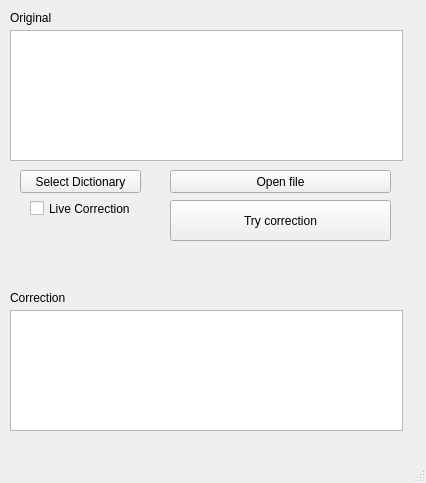
<?xml version="1.0" encoding="UTF-8"?>
<ui version="4.0">
 <class>MainWindow</class>
 <widget class="QMainWindow" name="MainWindow">
  <property name="geometry">
   <rect>
    <x>0</x>
    <y>0</y>
    <width>426</width>
    <height>483</height>
   </rect>
  </property>
  <property name="windowTitle">
   <string>HMM Mispelling</string>
  </property>
  <widget class="QWidget" name="centralwidget">
   <widget class="QTextEdit" name="input">
    <property name="geometry">
     <rect>
      <x>10</x>
      <y>30</y>
      <width>393</width>
      <height>131</height>
     </rect>
    </property>
   </widget>
   <widget class="QPushButton" name="push">
    <property name="geometry">
     <rect>
      <x>170</x>
      <y>200</y>
      <width>221</width>
      <height>41</height>
     </rect>
    </property>
    <property name="text">
     <string>Try correction</string>
    </property>
   </widget>
   <widget class="QTextEdit" name="output">
    <property name="geometry">
     <rect>
      <x>10</x>
      <y>310</y>
      <width>393</width>
      <height>121</height>
     </rect>
    </property>
    <property name="autoFillBackground">
     <bool>false</bool>
    </property>
    <property name="readOnly">
     <bool>true</bool>
    </property>
   </widget>
   <widget class="QCheckBox" name="checkBoxLiveCorrection">
    <property name="geometry">
     <rect>
      <x>30</x>
      <y>200</y>
      <width>101</width>
      <height>17</height>
     </rect>
    </property>
    <property name="text">
     <string>Live Correction</string>
    </property>
   </widget>
   <widget class="QPushButton" name="buttonOpenFile">
    <property name="geometry">
     <rect>
      <x>170</x>
      <y>170</y>
      <width>221</width>
      <height>23</height>
     </rect>
    </property>
    <property name="text">
     <string>Open file</string>
    </property>
   </widget>
   <widget class="QLabel" name="label">
    <property name="geometry">
     <rect>
      <x>10</x>
      <y>290</y>
      <width>61</width>
      <height>16</height>
     </rect>
    </property>
    <property name="text">
     <string>Correction</string>
    </property>
   </widget>
   <widget class="QLabel" name="label_2">
    <property name="geometry">
     <rect>
      <x>10</x>
      <y>10</y>
      <width>61</width>
      <height>16</height>
     </rect>
    </property>
    <property name="text">
     <string>Original</string>
    </property>
   </widget>
   <widget class="QPushButton" name="buttonSelectDict">
    <property name="geometry">
     <rect>
      <x>20</x>
      <y>170</y>
      <width>121</width>
      <height>23</height>
     </rect>
    </property>
    <property name="text">
     <string>Select Dictionary</string>
    </property>
   </widget>
   <widget class="QLabel" name="label_ModelGeneration">
    <property name="geometry">
     <rect>
      <x>40</x>
      <y>270</y>
      <width>201</width>
      <height>16</height>
     </rect>
    </property>
    <property name="font">
     <font>
      <underline>true</underline>
     </font>
    </property>
    <property name="text">
     <string/>
    </property>
   </widget>
  </widget>
  <widget class="QMenuBar" name="menubar">
   <property name="geometry">
    <rect>
     <x>0</x>
     <y>0</y>
     <width>426</width>
     <height>21</height>
    </rect>
   </property>
  </widget>
  <widget class="QStatusBar" name="statusbar"/>
 </widget>
 <resources/>
 <connections>
  <connection>
   <sender>input</sender>
   <signal>textChanged()</signal>
   <receiver>MainWindow</receiver>
   <slot>input_word()</slot>
   <hints>
    <hint type="sourcelabel">
     <x>205</x>
     <y>101</y>
    </hint>
    <hint type="destinationlabel">
     <x>205</x>
     <y>190</y>
    </hint>
   </hints>
  </connection>
  <connection>
   <sender>push</sender>
   <signal>clicked()</signal>
   <receiver>MainWindow</receiver>
   <slot>push_correction()</slot>
   <hints>
    <hint type="sourcelabel">
     <x>205</x>
     <y>232</y>
    </hint>
    <hint type="destinationlabel">
     <x>205</x>
     <y>190</y>
    </hint>
   </hints>
  </connection>
  <connection>
   <sender>output</sender>
   <signal>textChanged()</signal>
   <receiver>MainWindow</receiver>
   <slot>predicted_word()</slot>
   <hints>
    <hint type="sourcelabel">
     <x>205</x>
     <y>300</y>
    </hint>
    <hint type="destinationlabel">
     <x>205</x>
     <y>190</y>
    </hint>
   </hints>
  </connection>
  <connection>
   <sender>checkBoxLiveCorrection</sender>
   <signal>clicked()</signal>
   <receiver>MainWindow</receiver>
   <slot>setLiveCorrection()</slot>
   <hints>
    <hint type="sourcelabel">
     <x>71</x>
     <y>232</y>
    </hint>
    <hint type="destinationlabel">
     <x>17</x>
     <y>200</y>
    </hint>
   </hints>
  </connection>
  <connection>
   <sender>buttonOpenFile</sender>
   <signal>clicked()</signal>
   <receiver>MainWindow</receiver>
   <slot>getFile()</slot>
   <hints>
    <hint type="sourcelabel">
     <x>185</x>
     <y>202</y>
    </hint>
    <hint type="destinationlabel">
     <x>130</x>
     <y>179</y>
    </hint>
   </hints>
  </connection>
  <connection>
   <sender>buttonSelectDict</sender>
   <signal>clicked()</signal>
   <receiver>MainWindow</receiver>
   <slot>openDialog()</slot>
   <hints>
    <hint type="sourcelabel">
     <x>93</x>
     <y>202</y>
    </hint>
    <hint type="destinationlabel">
     <x>124</x>
     <y>206</y>
    </hint>
   </hints>
  </connection>
 </connections>
 <slots>
  <slot>input_word()</slot>
  <slot>predicted_word()</slot>
  <slot>push_correction()</slot>
  <slot>setLiveCorrection()</slot>
  <slot>getFile()</slot>
  <slot>openDialog()</slot>
 </slots>
</ui>
